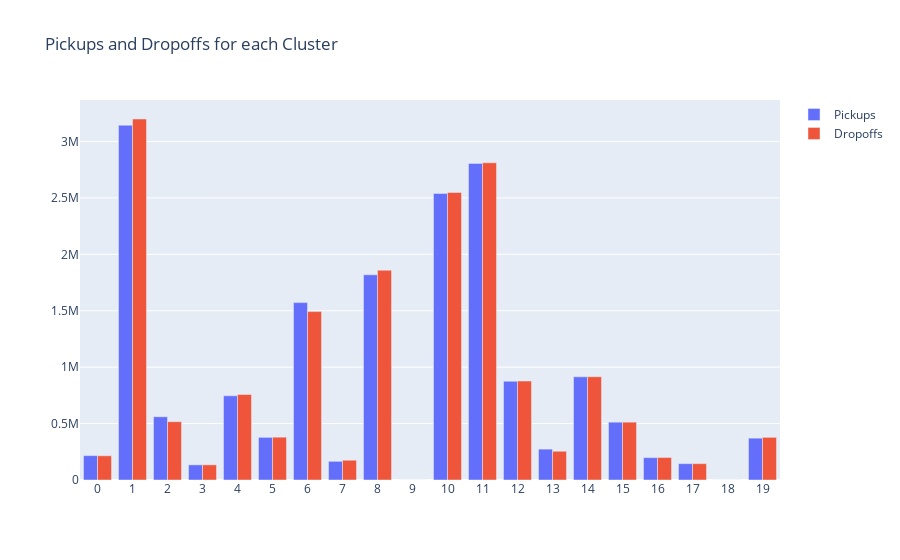

Source (notebook cell):
### Markdown cell above
To obtain an overview of each cluster and the local demand for bikes, the number of pickups and dropoffs in each cluster can be visualised.

### Code cell
# Defining lists to hold pickup and dropoff counts
pickups = []
dropoffs = []

# Loop over each cluster
for i in range(20):
    pickups.append(len(data_wo_outliers_1[data_wo_outliers_1['start_cluster'] == i]))
    dropoffs.append(len(data_wo_outliers_1[data_wo_outliers_1['end_cluster'] == i]))

clusters = list(range(20))  # Cluster IDs

fig = go.Figure(data=[
    go.Bar(name='Pickups', x=clusters, y=pickups),
    go.Bar(name='Dropoffs', x=clusters, y=dropoffs)
])

# Change the bar mode
fig.update_layout(barmode='group', title='Pickups and Dropoffs for each Cluster')

fig.update_layout(
    xaxis=dict(
        tickmode='array',
        tickvals=clusters,
        ticktext=[str(c) for c in clusters] 
    ),
    title='Pickups and Dropoffs for each Cluster'
)

fig.show()

### Figure 1 — Plotly figure (JSON) as saved in the notebook; plotly's stock layout.template omitted (floating-point values rounded to 4 significant figures)
{"data": [{"name": "Pickups", "type": "bar", "x": [0, 1, 2, 3, 4, 5, 6, 7, 8, 9, 10, 11, 12, 13, 14, 15, 16, 17, 18, 19], "y": [216180, 3144267, 560240, 134296, 746287, 377851, 1572042, 165580, 1818547, 0, 2539408, 2805970, 875346, 273791, 914198, 512380, 198217, 144815, 0, 370954]}, {"name": "Dropoffs", "type": "bar", "x": [0, 1, 2, 3, 4, 5, 6, 7, 8, 9, 10, 11, 12, 13, 14, 15, 16, 17, 18, 19], "y": [214517, 3199268, 516607, 134474, 757624, 379436, 1492473, 175335, 1859118, 24, 2547862, 2811202, 877372, 254704, 915366, 512467, 199498, 144866, 93, 378063]}], "layout": {"barmode": "group", "title": {"text": "Pickups and Dropoffs for each Cluster"}, "xaxis": {"tickmode": "array", "ticktext": ["0", "1", "2", "3", "4", "5", "6", "7", "8", "9", "10", "11", "12", "13", "14", "15", "16", "17", "18", "19"], "tickvals": [0, 1, 2, 3, 4, 5, 6, 7, 8, 9, 10, 11, 12, 13, 14, 15, 16, 17, 18, 19]}}}
